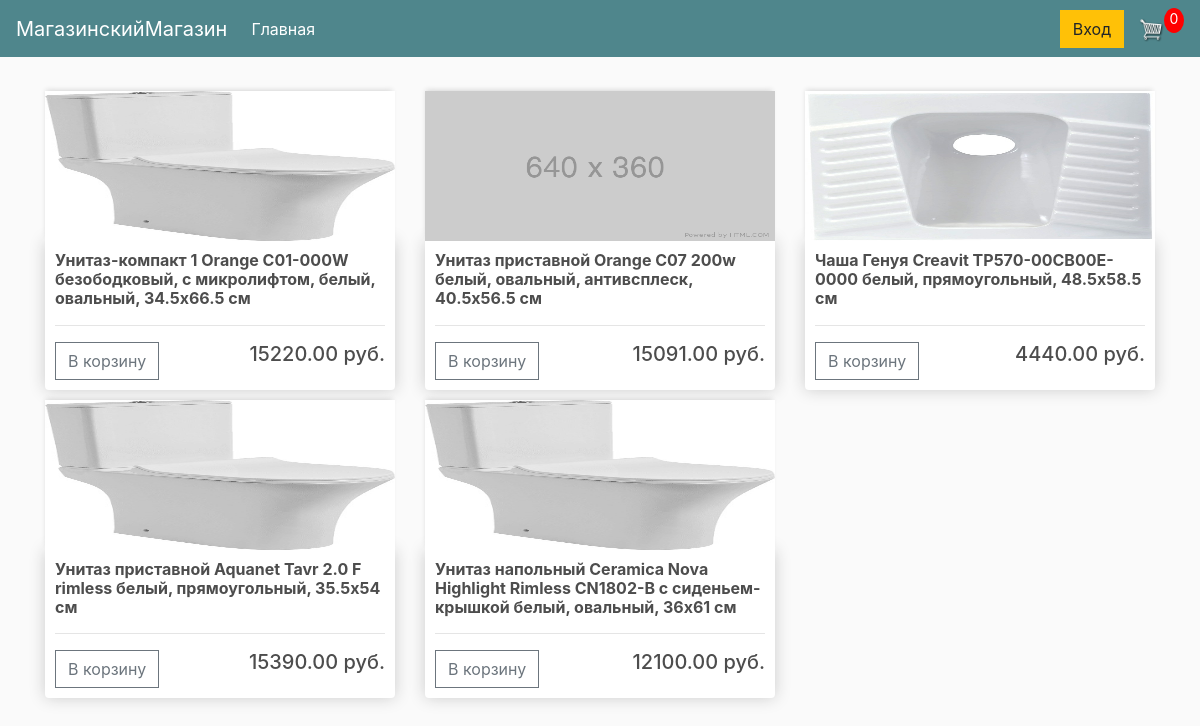
The page / on the database its author committed.
### store/models.py (models this page shows, shortened)
class Product(models.Model):
    name = models.CharField(max_length=200)
    price = models.DecimalField(max_digits=10, decimal_places=2)
    digital = models.BooleanField(default=False, null=True, blank=True)
    image = models.ImageField(null=True, blank=True)

### store/views.py (the view)
# urls.py: path('', include('store.urls'))
def store(request):
    if request.user.is_authenticated:
        customer = request.user.customer
        order, created = Order.objects.get_or_create(customer=customer, completed=False)
        items = order.orderitem_set.all()
        cartItems = order.get_cart_items
    else:
        items = []
        order = {'get_cart_total': 0, 'get_cart_items': 0}
        cartItems = order['get_cart_items']
    products = Product.objects.all()
    context = {'products': products, 'cartItems': cartItems}
    return render(request, 'store/store.html', context)

### store/templates/store/store.html
{% extends 'store/main.html' %}
{% load static %}
{% block content %}
    <div class="row">
        {% for product in products %}
            <div class="col-lg-4">
                <img class="thumbnail" src="{% if product.image %}{{ product.image.url }} {% else %}{% static 'images/placeholder.png' %}{% endif %}">
                <div class="box-element product">
                    <h6><strong>{{ product.name }}</strong></h6>
                    <hr>
                    <button data-product="{{ product.id }}" data-action="add" class="btn btn-outline-secondary add-btn update-cart">В корзину</button>
                    <h5 style="display: inline-block; float: right">{{ product.price }} руб.</h5>
                </div>
            </div>
        {% endfor %}
    </div>
{% endblock content %}

### static/css/main.css (style rules this page uses)
body { background-color: hsl(0, 0%, 98%); }
h1,h2,h3,h4,h5,h6 { color:hsl(0, 0%, 30%); }
.box-element { box-shadow:hsl(0, 0%, 80%) 0 0 16px; background-color: #fff; border-radius: 4px; padding: 10px; }
.thumbnail { width: 100%; height: 150px; -webkit-box-shadow: -1px -3px 5px -2px rgba(214,214,214,1); -moz-box-shadow: -1px -3px 5px -2px rgba(214,214,214,1); box-shadow: -1px -3px 5px -2px rgba(214,214,214,1); }
.product { border-radius: 0 0 4px 4px; }
.col-lg-4, .col-lg-6, .col-lg-8, .col-lg-12 { margin-top: 10px; }
.btn { border-radius: 0; }

### rows shown on the page
Product: image (picture), name "Унитаз-компакт 1 Orange C01-000W безободковый, с микролифтом, белый, овальный, 34.5x66.5 см", price "15220.00"
Product: name "Унитаз приставной Orange C07 200w белый, овальный, антивсплеск, 40.5x56.5 см", price "15091.00"
Product: image (picture), name "Чаша Генуя Creavit TP570-00CB00E-0000 белый, прямоугольный, 48.5x58.5 см", price "4440.00"
Product: image (picture), name "Унитаз приставной Aquanet Tavr 2.0 F rimless белый, прямоугольный, 35.5x54 см", price "15390.00"
Product: image (picture), name "Унитаз напольный Ceramica Nova Highlight Rimless CN1802-B c сиденьем-крышкой белый, овальный, 36x61 см", price "12100.00"

### other values the page prints
{{ cartItems }} "0"
